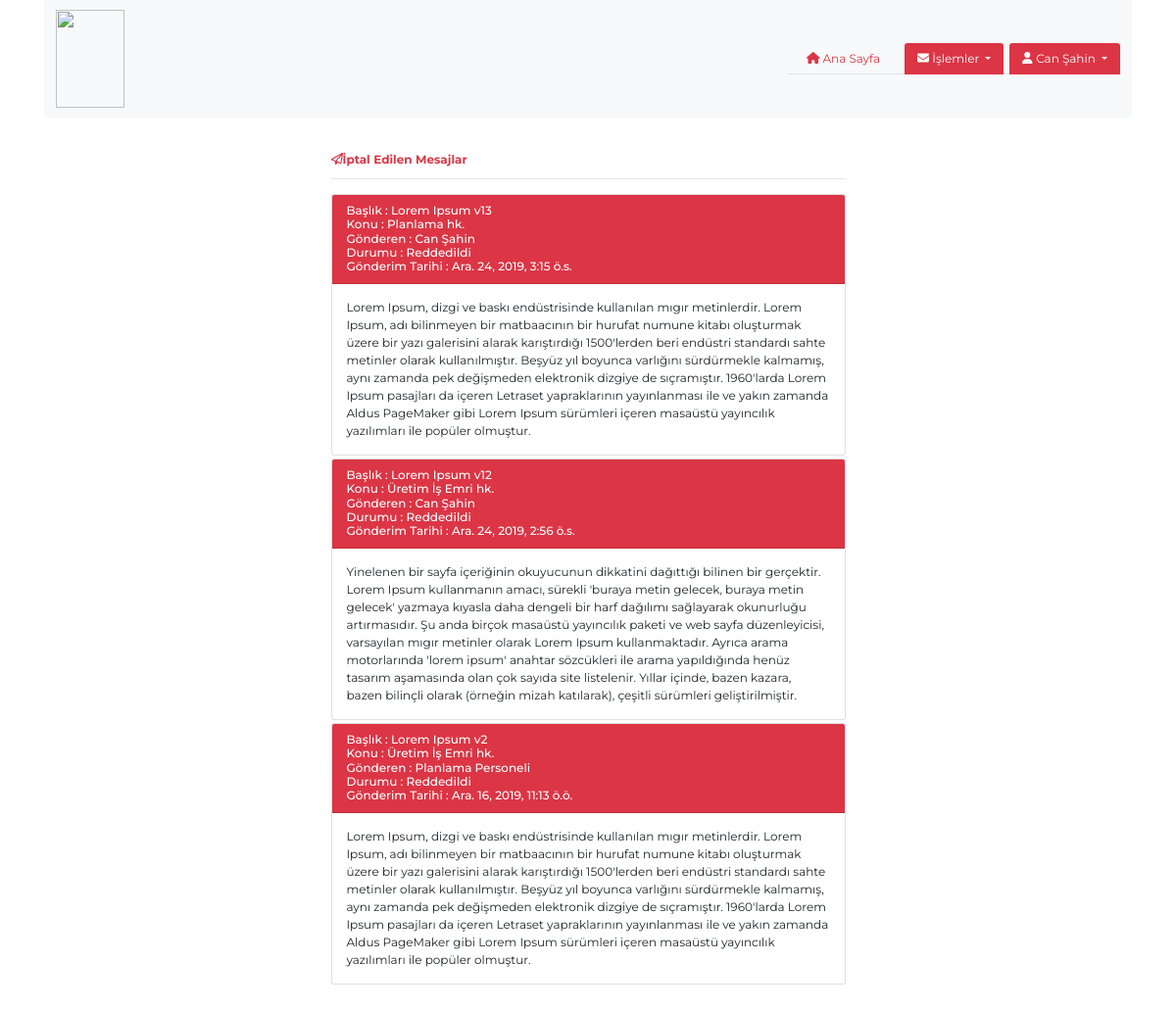
The page /post/refused_all/ (signed in) on the database its author committed.
### Account/models.py (models this page shows, shortened)
class Account(AbstractBaseUser):
    DEPARTMENT ={
        ('U','Üretim'),
        ('P','Pazarlama'),
        ('S','Satın Alma'),
        ('A','ARGE'),
        ('M','Muhasebe'),
        ('F','Finans'),
    }
    email = models.EmailField(verbose_name="Email",max_length=60,unique=True)
    username = models.CharField(max_length=30,unique=True,verbose_name= "Kullanıcı Adı")
    first_last_name=models.CharField(max_length=60,verbose_name= "Ad Soyad")
    department=models.CharField(max_length=1,verbose_name="Departman",choices=DEPARTMENT)
    date_joined=models.DateTimeField(verbose_name="Kayıt Tarihi",auto_now_add=True)
    last_login=models.DateTimeField(verbose_name="Son Giriş Tarihi",auto_now=True)
    is_admin=models.BooleanField(default=False,verbose_name="Admin mi ?")
    is_active=models.BooleanField(default=True,verbose_name="Aktif mi ?")
    is_staff=models.BooleanField(default=False,verbose_name="Yetkili mi ?")
    is_superadmin=models.BooleanField(default=False,verbose_name="Super Admin mi ?")
    USERNAME_FIELD='email'
    objects=ProjectAccountManager()
    def __str__(self):
        return self.first_last_name

### Post/models.py (models this page shows, shortened)
class Post(models.Model):
    title = models.CharField(max_length=200,verbose_name="Başlık")
    subject=models.CharField(max_length=1,verbose_name="Konu",choices=SUBJECT)
    author = models.ForeignKey(settings.AUTH_USER_MODEL, on_delete= models.CASCADE)
    updated_on = models.DateTimeField(auto_now= True)
    content = models.TextField(verbose_name="İçerik")
    created_on = models.DateTimeField(auto_now_add=True)
    status = models.CharField(max_length=2,verbose_name="Mesaj Durumu",choices=STATUS,default="0")
    mail_group=MultiSelectField(verbose_name="Mail Grupları",choices=MAIL_GROUP,blank=True,null=True)
    docnumber=models.CharField(max_length=200,verbose_name="Belge No",blank=True,null=True)
    duedate=models.DateField(verbose_name="Termin Tarihi",blank=True,null=True)
    class Meta:
        ordering = ['-created_on']

### Post/views.py (the view)
# urls.py: path('refused_all/',adminrefusedpostV.as_view(),name='refused_all'),
class adminrefusedpostV(LoginRequiredMixin, ListView):
    login_url = 'account/login/'
    redirect_field_name = 'login'
    model = Post
    paginate_by = 3
    template_name = "admin_refused_post.html"
    context_object_name = "admin_refused_post"
    def get_queryset(self):
        return Post.objects.filter(status="2").all()

### Post/templates/admin_refused_post.html (shortened to what this page needs)
{% extends 'base.html'%}
{%block content%}
<div class="row">
    <div class="col-md-6 offset-md-3 text-danger ">
        <h4 class="font-weight-bold">
            <i class="far fa-paper-plane"></i>İptal Edilen Mesajlar
        </h4>
        <hr>
    </div>
    <div class="col-md-6 offset-md-3 ">
        {% for p in admin_refused_post %}
        <div class="card mt-1">
            <div class="card-header bg-danger text-white" id="headingOne">
              <h5 class="mb-0">
                  Başlık : {{ p.title }}
              </h5>
              <h5 class="mb-0">
                    Konu : {{ p.get_subject_display }}
              </h5>
              <h5 class="mb-0">
                    Gönderen : {{ p.author }}
                </h5>
              <h5 class="mb-0 ">
                    Durumu : {{ p.get_status_display}}
                </h5>
                <h5 class="mb-0">
                    Gönderim Tarihi : {{ p.created_on }}
                </h5>
            </div>
            <div id="collapseOne" class="collapse show" aria-labelledby="headingOne" data-parent="#accordion">
              <div class="card-body">
                {{p.content}}
              </div>
            </div>
          </div>
        {% endfor %}
    </div>
</div>
{%endblock content%}

### templates/base.html (shortened to what this page needs)
<!DOCTYPE html>
{%load static%}
<html>
<head>
    <link rel="stylesheet" href="{% static 'css/bootstrap.css' %}">
    <link rel="stylesheet" href="{% static 'css/style.css' %}">
    <link rel="stylesheet" href="{% static 'css/all.css' %}">
</head>
<body>
    {%include 'navbar.html'%}
    <div class="container my-5">
        {%block content%}
        {%endblock content%}
    </div>
</body>
</html>

### templates/navbar.html (shortened to what this page needs)
<div class="container">
  <nav class="navbar navbar-expand-lg navbar-light bg-light ">
    <a class="navbar-brand" href="{% url 'index' %}"><img class="text-left"
        src="http://kapp.com.tr/images/kapp_logo.png" style="width: 70px; height: 100px;"></a>
    <div class="collapse navbar-collapse" id="navbarSupportedContent">
      <ul class="nav nav-tabs ml-auto">
        {% if user.is_authenticated %}
        <li class="nav-item mx-2">
          <a class="nav-link text-danger" href="{% url 'index' %}"> <i class="fas fa-home"></i> Ana Sayfa </a>
        </li>
        <li class="nav-item dropdown mx-2">
          <a class="nav-link btn-danger dropdown-toggle " href="#" id="navbarDropdown" role="button"
            data-toggle="dropdown" aria-haspopup="true" aria-expanded="false">
            <i class="fas fa-envelope"></i> İşlemler
          </a>
        </li>
        <li class="nav-item dropdown">
          <a class="nav-link btn-danger dropdown-toggle " href="#" id="navbarDropdown" role="button"
            data-toggle="dropdown" aria-haspopup="true" aria-expanded="false">
            <i class="fas fa-user"></i> {{user.first_last_name}}
          </a>
        </li>
        {% endif %}
      </ul>
    </div>
  </nav>

### static/css/style.css (style rules this page uses)
* { font-family: 'Montserrat', sans-serif; font-size: 12px !important; }

### static/css/all.css (style rules this page uses)
.fa-envelope:before { content: "\f0e0"; }
.fa-paper-plane:before { content: "\f1d8"; }
.fa-user:before { content: "\f007"; }

### rows shown on the page
Account: first_last_name "Can Şahin"
Post: title "Lorem Ipsum v13", subject "Planlama hk.", author "Can Şahin", status "Reddedildi", created_on "Ara. 24, 2019, 3:15 ö.s.", content "Lorem Ipsum, dizgi ve baskı endüstrisinde kullanılan mıgır metinlerdir. Lorem Ipsum, adı bilinmeyen bir matbaacının bir hurufat numune kitabı oluşturmak üzere bir yazı galerisini alarak karıştırdığı 1500'lerden beri endüstri standardı sahte metinler olarak kullanılmıştır. Beşyüz yıl boyunca varlığını sürdürmekle kalmamış, aynı zamanda pek değişmeden elektronik dizgiye de sıçramıştır. 1960'larda Lorem Ipsum pasajları da içeren Letraset yapraklarının yayınlanması ile ve yakın zamanda Aldus PageMaker gibi Lorem Ipsum sürümleri içeren masaüstü yayıncılık yazılımları ile popüler olmuştur."
Post: title "Lorem Ipsum v12", subject "Üretim İş Emri hk.", author "Can Şahin", status "Reddedildi", created_on "Ara. 24, 2019, 2:56 ö.s.", content "Yinelenen bir sayfa içeriğinin okuyucunun dikkatini dağıttığı bilinen bir gerçektir. Lorem Ipsum kullanmanın amacı, sürekli 'buraya metin gelecek, buraya metin gelecek' yazmaya kıyasla daha dengeli bir harf dağılımı sağlayarak okunurluğu artırmasıdır. Şu anda birçok masaüstü yayıncılık paketi ve web sayfa düzenleyicisi, varsayılan mıgır metinler olarak Lorem Ipsum kullanmaktadır. Ayrıca arama motorlarında 'lorem ipsum' anahtar sözcükleri ile arama yapıldığında henüz tasarım aşamasında olan çok sayıda site listelenir. Yıllar içinde, bazen kazara, bazen bilinçli olarak (örneğin mizah katılarak), çeşitli sürümleri geliştirilmiştir."
Post: title "Lorem Ipsum v2", subject "Üretim İş Emri hk.", author "Planlama Personeli", status "Reddedildi", created_on "Ara. 16, 2019, 11:13 ö.ö.", content "Lorem Ipsum, dizgi ve baskı endüstrisinde kullanılan mıgır metinlerdir. Lorem Ipsum, adı bilinmeyen bir matbaacının bir hurufat numune kitabı oluşturmak üzere bir yazı galerisini alarak karıştırdığı 1500'lerden beri endüstri standardı sahte metinler olarak kullanılmıştır. Beşyüz yıl boyunca varlığını sürdürmekle kalmamış, aynı zamanda pek değişmeden elektronik dizgiye de sıçramıştır. 1960'larda Lorem Ipsum pasajları da içeren Letraset yapraklarının yayınlanması ile ve yakın zamanda Aldus PageMaker gibi Lorem Ipsum sürümleri içeren masaüstü yayıncılık yazılımları ile popüler olmuştur."
